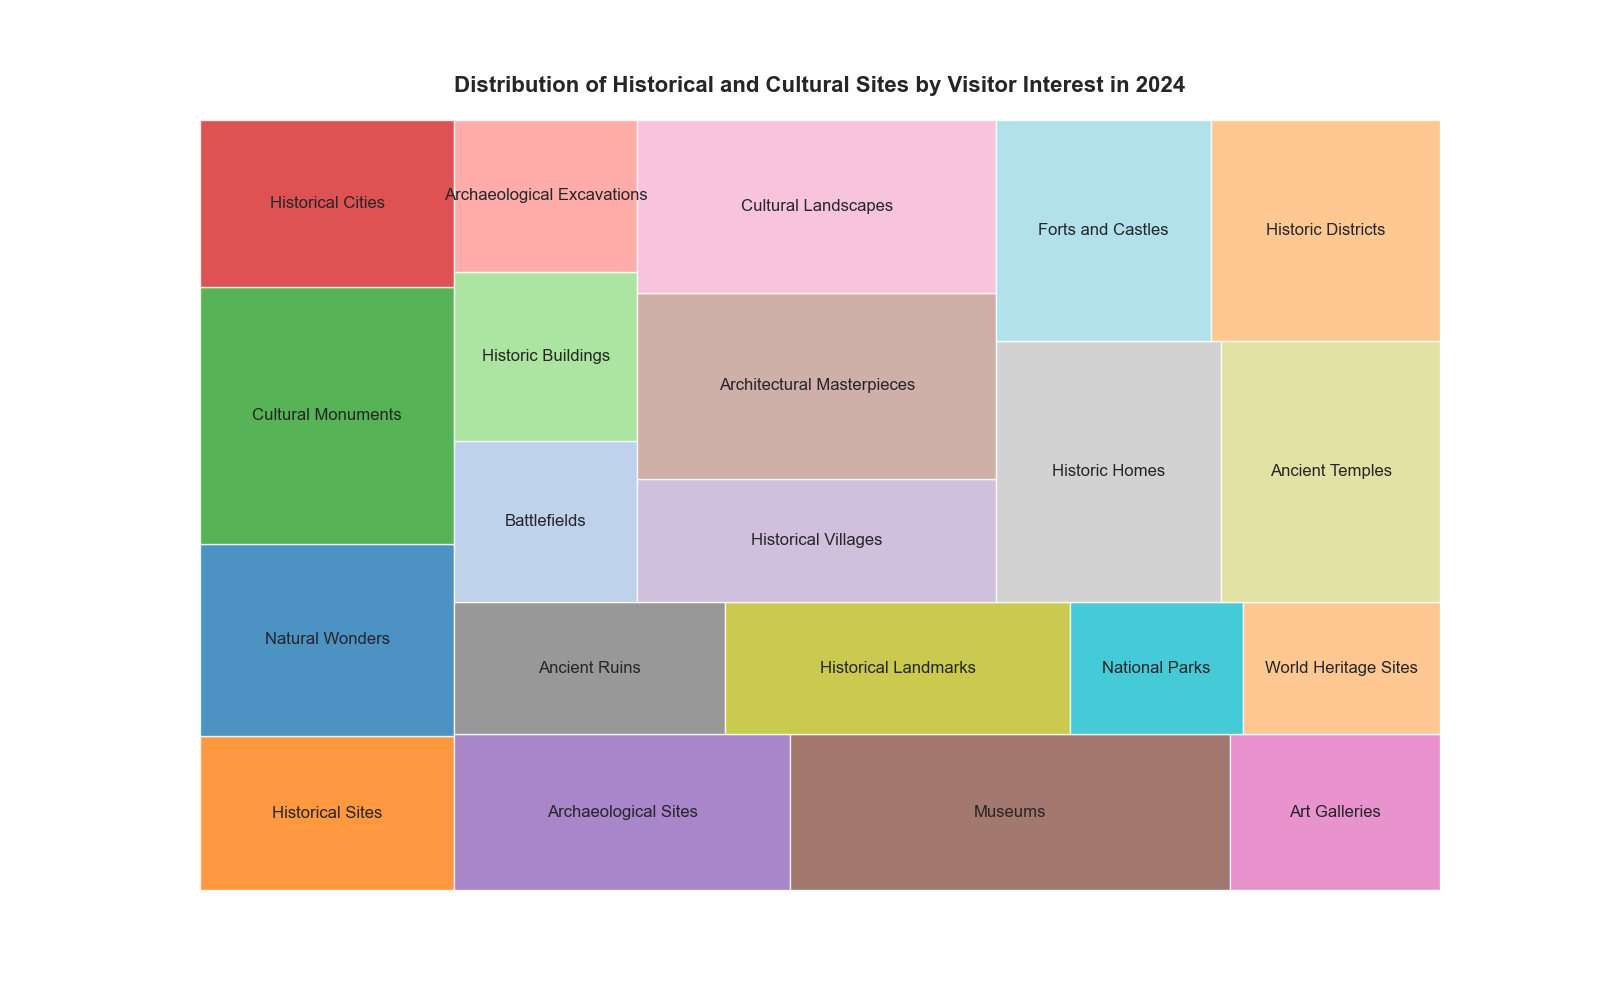

Python code for this plot:

import seaborn as sns
import matplotlib.pyplot as plt
import pandas as pd
import squarify

data = {
    'Type': ['Historical Sites', 'Natural Wonders', 'Cultural Monuments', 'Historical Cities',
             'Archaeological Sites', 'Museums', 'Art Galleries', 'Ancient Ruins',
             'Historical Landmarks', 'National Parks', 'World Heritage Sites', 'Battlefields',
             'Historic Buildings', 'Archaeological Excavations', 'Historical Villages', 'Architectural Masterpieces',
             'Cultural Landscapes', 'Historic Homes', 'Ancient Temples', 'Forts and Castles', 'Historic Districts'],
    'Emissions': [120, 150, 200, 130, 160, 210, 100, 110, 140, 70, 80, 90, 95, 85, 135, 205, 190, 180, 175, 145, 155]
}

df = pd.DataFrame(data)

plt.figure(figsize=(16, 10))
colors = ["#ff7f0e", "#1f77b4", "#2ca02c", "#d62728", "#9467bd", "#8c564b", 
          "#e377c2", "#7f7f7f", "#bcbd22", "#17becf", "#ffbb78", "#aec7e8",
          "#98df8a", "#ff9896", "#c5b0d5", "#c49c94", "#f7b6d2", "#c7c7c7",
          "#dbdb8d", "#9edae5", "#ffbb78"]
squarify.plot(sizes=df['Emissions'], label=df['Type'], alpha=0.8, color=colors)
plt.title('Distribution of Historical and Cultural Sites by Visitor Interest in 2024', fontsize=16, fontweight='bold', pad=20)
plt.axis('off')
plt.show()
